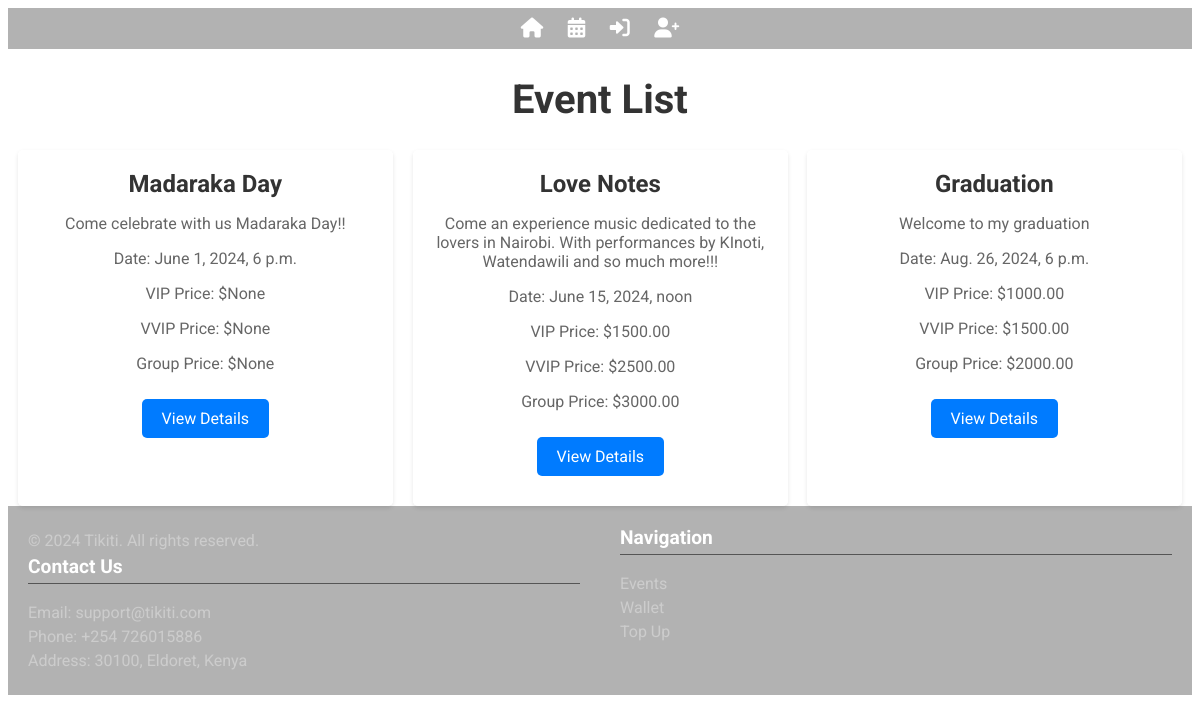
/events/, run on an earlier commit of the app's database.
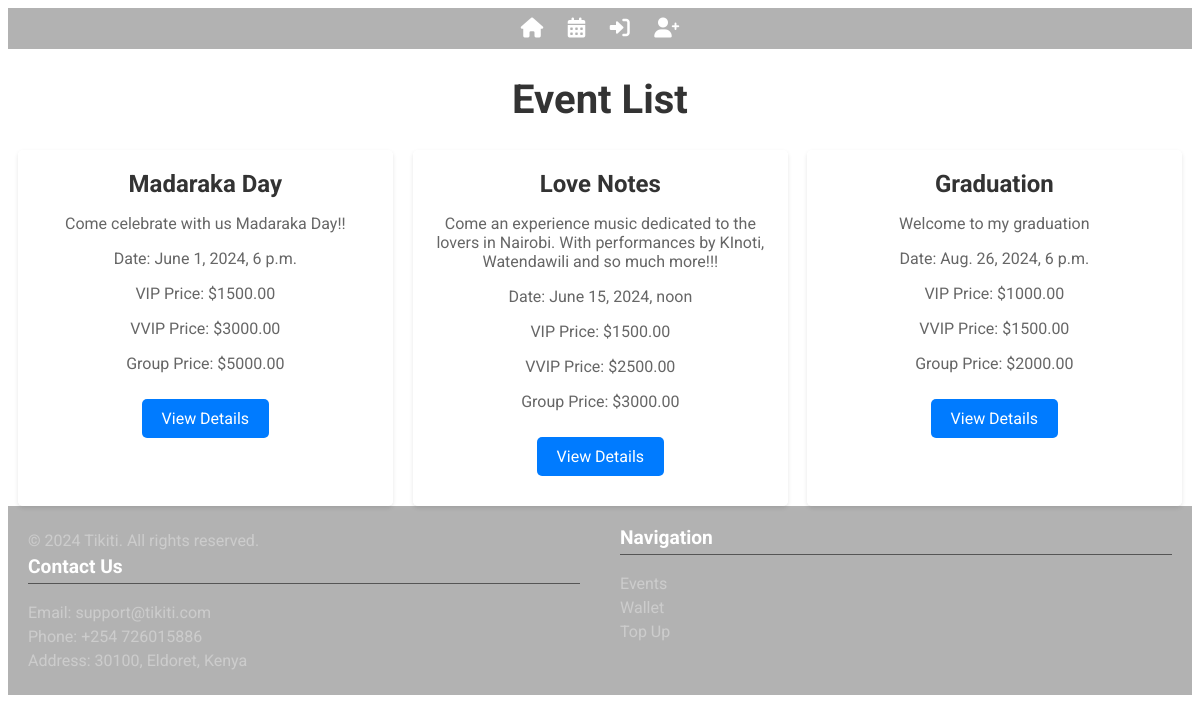
And on a later commit of the database.
### events/models.py (models this page shows, shortened)
class Event(models.Model):
    name = models.CharField(max_length=255)
    description = models.TextField()
    date = models.DateTimeField()
    price_vip = models.DecimalField(max_digits=10, decimal_places=2, null=True, blank=True)
    price_vvip = models.DecimalField(max_digits=10, decimal_places=2, null=True, blank=True)
    price_group = models.DecimalField(max_digits=10, decimal_places=2, null=True, blank=True)
    tickets_vip = models.PositiveIntegerField(default=0)
    tickets_vvip = models.PositiveIntegerField(default=0)
    tickets_group = models.PositiveIntegerField(default=0)
    image = models.ImageField(upload_to='event_images/', blank=True, null=True)
    organizer = models.ForeignKey(Person, on_delete=models.CASCADE, related_name='organized_events', null=True, blank=True)
    location = models.CharField(max_length=255, blank=True, null=True)

### events/views.py (the view)
# urls.py: path('', event_list, name='event_list'),
def event_list(request):
    events = Event.objects.all()
    return render(request, 'events/event_list.html', {'events': events})

### events/templates/events/event_list.html (shortened to what this page needs)
{% extends 'persons/base.html' %}
{% block content %}
<h1>Event List</h1>
  <div class="event-list">
    {% for event in events %}
      <div class="event-card">
            <div class="event-info">
              <h2>{{ event.name }}</h2>
              <p>{{ event.description }}</p>
              <p>Date: {{ event.date }}</p>
              <p>VIP Price: ${{ event.price_vip }}</p>
              <p>VVIP Price: ${{ event.price_vvip }}</p>
              <p>Group Price: ${{ event.price_group }}</p>
              <a class="details-btn" href="{% url 'event_detail' event.id %}">View Details</a>
            </div>
      </div>
    {% endfor %}
    </div>
{% endblock %}

What changed in the data, as far as the page shows it:
changed Event "Madaraka Day": price_vip "None" → "1500.00"; price_vvip "None" → "3000.00"; price_group "None" → "5000.00"
